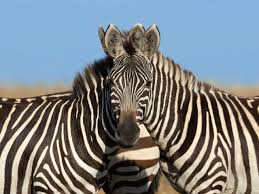
#> input picture zebra.jpg, 259 x 194 px
$ python main.py
#> lines starting #> are read from the running program, lines starting #| are printed output that depends on the picture
import numpy as np
import cv2
from tkinter import *
import tkinter as tk
from tkinter import filedialog
import matplotlib.pyplot as plt
from collections import OrderedDict
import math
root = tk.Tk()
root.withdraw()
file_path = filedialog.askopenfilename()
#> the answer given: zebra.jpg


# [17 lines left out: functions partition, quicksort, not called in this run]

imageinput = cv2.imread(file_path,cv2.IMREAD_GRAYSCALE)
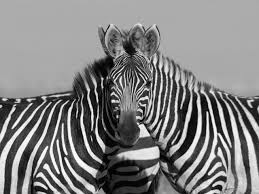
#> imageinput: shape (194, 259); min 0, max 255, mean 128.9
image = imageinput
avg=0
maximum = -10000
minimum = 10000
ct=0
for y in range(image.shape[0]):
    for x in range(image.shape[1]):
        avg += image[y][x]
        ct+=1
#> after the loop, avg = 6477421; ct = 50246
avg = avg/ct
#> avg = 128.9

for y in range(image.shape[0]):
    for x in range(image.shape[1]):
        if maximum < image[y][x]:
            maximum = image[y][x]
        if minimum > image[y][x]:
            minimum = image[y][x]
#> after the loop, maximum = 255; minimum = 0

img = cv2.imread('VeryExpensive.png',0)
top = Tk()
top.title("Image Processing filters")
top.geometry("500x150")


# [14 lines left out: function calcavg, not called in this run]


def indexpixels(arr, image, i, j, rangenum):
    for w in range(rangenum):
        arr.append(image[i][j + w])


# [268 lines left out: functions alphatrimmedmean, addmidInd, contraharmonic, AdaptiveMed, calcmedian, HistogramEqualization and 8 more, not called in this run]

b1 = Button(top,text="avg",command=lambda:calcavg(imageinput)).grid(row=0,column=0,padx=10,pady=10)

b2 = Button(top,text="median",command=lambda:calcmedian(imageinput)).grid(row=0,column=1,padx=10,pady=10)

b3 = Button(top,text="Adaptive_median",command=lambda:adaptive_median_filter(imageinput)).grid(row=0,column=2,padx=10,pady=10)

b4 = Button(top,text="contra_harmonic",command=lambda:contraharmonic(imageinput)).grid(row=0,column=3,padx=10,pady=10)

b5 = Button(top,text="gausN",command=lambda:gaussianNoise(imageinput)).grid(row=1,column=0,padx=10,pady=10)

b6 = Button(top,text="HistEqualization",command=lambda:HistogramEqualization(imageinput)).grid(row=1,column=1,padx=10,pady=10)

b7 = Button(top,text="HistStats",command=lambda:working(imageinput,0.4,0.02,0.4,9)).grid(row=1,column=2,padx=10,pady=10)

b8 = Button(top,text="alphatrimmedmean",command=lambda:alphatrimmedmean(imageinput)).grid(row=1,column=3,padx=10,pady=10)


top.mainloop()
